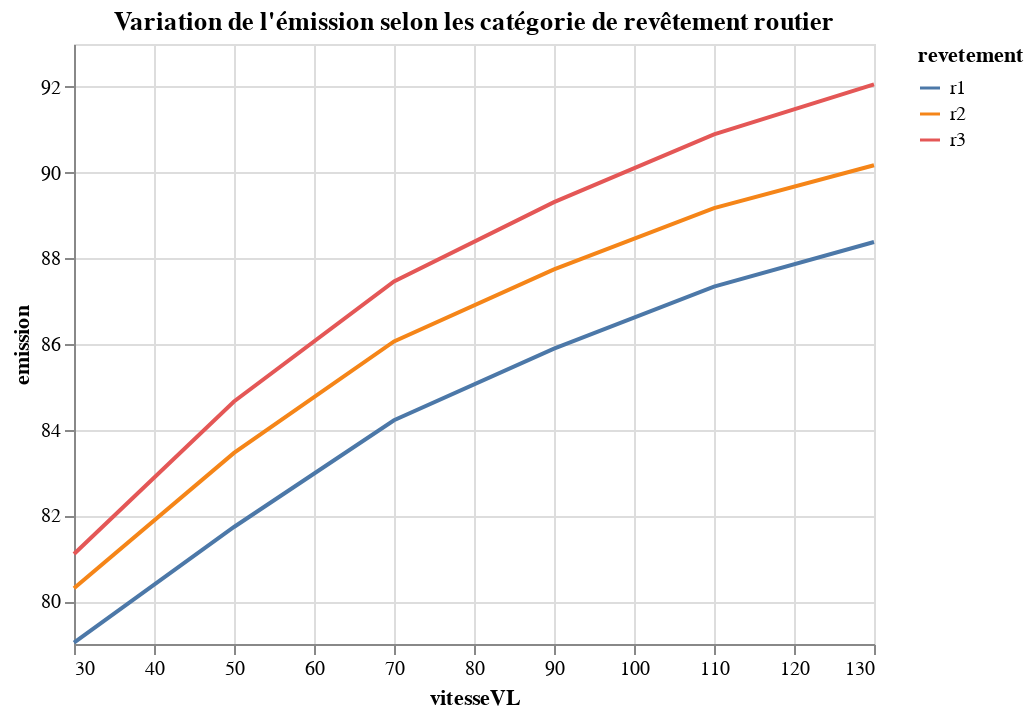

Here is the notebook cell this chart was saved with:
### Code cell
# impact des revetement. Attention, en vrai ça dépend aussi de l'age du revetement
listeTrafic = ([(1000, 100, f'Vvl50_Vpl50_{r}', 50, 50, r) for r in ('r1', 'r2', 'r3')],
               [(1000, 100, f'Vvl30_Vpl30_{r}', 30, 30, r) for r in ('r1', 'r2', 'r3')],
               [(1000, 100, f'Vvl70_Vpl70_{r}', 70, 70, r) for r in ('r1', 'r2', 'r3')],
               [(1000, 100, f'Vvl90_Vpl80_{r}', 90, 80, r) for r in ('r1', 'r2', 'r3')],
               [(1000, 100, f'Vvl110_Vpl90_{r}', 110, 90, r) for r in ('r1', 'r2', 'r3')],
               [(1000, 100, f'Vvl130_Vpl90_{r}', 130, 90, r) for r in ('r1', 'r2', 'r3')])
dfEmission = pd.concat([pd.DataFrame(listeTrafic[i], columns=['debitVL', 'debitPL', 'typeGraph', 'vitesseVL', 'vitessePL', 'revetement']) for i in range(6)])
dfEmission['emission'] = dfEmission.apply(lambda x: Emission.Route(x.debitVL, x.debitPL, x.vitesseVL, x.vitessePL, categorieRevt=x.revetement).lwm, axis=1)
alt.Chart(dfEmission, title="Variation de l'émission selon les catégorie de revêtement routier").mark_line().encode(
    x='vitesseVL',
    y=alt.Y('emission', scale=alt.Scale(zero=False)),
    color='revetement')

### Figure 1 — Vega-Lite specification as saved in the notebook (floating-point values rounded to 4 significant figures)
{"config": {"view": {"continuousWidth": 400, "continuousHeight": 300}}, "data": {"name": "data-846a32a7ffba9f32c2b63a194edc6cdc"}, "mark": "line", "encoding": {"color": {"field": "revetement", "type": "nominal"}, "x": {"field": "vitesseVL", "type": "quantitative"}, "y": {"field": "emission", "scale": {"zero": false}, "type": "quantitative"}}, "title": "Variation de l'émission selon les catégorie de revêtement routier", "$schema": "https://vega.github.io/schema/vega-lite/v4.17.0.json", "datasets": {"data-846a32a7ffba9f32c2b63a194edc6cdc": [{"debitVL": 1000, "debitPL": 100, "typeGraph": "Vvl50_Vpl50_r1", "vitesseVL": 50, "vitessePL": 50, "revetement": "r1", "emission": 81.73}, {"debitVL": 1000, "debitPL": 100, "typeGraph": "Vvl50_Vpl50_r2", "vitesseVL": 50, "vitessePL": 50, "revetement": "r2", "emission": 83.46}, {"debitVL": 1000, "debitPL": 100, "typeGraph": "Vvl50_Vpl50_r3", "vitesseVL": 50, "vitessePL": 50, "revetement": "r3", "emission": 84.66}, {"debitVL": 1000, "debitPL": 100, "typeGraph": "Vvl30_Vpl30_r1", "vitesseVL": 30, "vitessePL": 30, "revetement": "r1", "emission": 79.03}, {"debitVL": 1000, "debitPL": 100, "typeGraph": "Vvl30_Vpl30_r2", "vitesseVL": 30, "vitessePL": 30, "revetement": "r2", "emission": 80.3}, {"debitVL": 1000, "debitPL": 100, "typeGraph": "Vvl30_Vpl30_r3", "vitesseVL": 30, "vitessePL": 30, "revetement": "r3", "emission": 81.1}, {"debitVL": 1000, "debitPL": 100, "typeGraph": "Vvl70_Vpl70_r1", "vitesseVL": 70, "vitessePL": 70, "revetement": "r1", "emission": 84.22}, {"debitVL": 1000, "debitPL": 100, "typeGraph": "Vvl70_Vpl70_r2", "vitesseVL": 70, "vitessePL": 70, "revetement": "r2", "emission": 86.06}, {"debitVL": 1000, "debitPL": 100, "typeGraph": "Vvl70_Vpl70_r3", "vitesseVL": 70, "vitessePL": 70, "revetement": "r3", "emission": 87.46}, {"debitVL": 1000, "debitPL": 100, "typeGraph": "Vvl90_Vpl80_r1", "vitesseVL": 90, "vitessePL": 80, "revetement": "r1", "emission": 85.89}, {"debitVL": 1000, "debitPL": 100, "typeGraph": "Vvl90_Vpl80_r2", "vitesseVL": 90, "vitessePL": 80, "revetement": "r2", "emission": 87.74}, {"debitVL": 1000, "debitPL": 100, "typeGraph": "Vvl90_Vpl80_r3", "vitesseVL": 90, "vitessePL": 80, "revetement": "r3", "emission": 89.31}, {"debitVL": 1000, "debitPL": 100, "typeGraph": "Vvl110_Vpl90_r1", "vitesseVL": 110, "vitessePL": 90, "revetement": "r1", "emission": 87.34}, {"debitVL": 1000, "debitPL": 100, "typeGraph": "Vvl110_Vpl90_r2", "vitesseVL": 110, "vitessePL": 90, "revetement": "r2", "emission": 89.17}, {"debitVL": 1000, "debitPL": 100, "typeGraph": "Vvl110_Vpl90_r3", "vitesseVL": 110, "vitessePL": 90, "revetement": "r3", "emission": 90.89}, {"debitVL": 1000, "debitPL": 100, "typeGraph": "Vvl130_Vpl90_r1", "vitesseVL": 130, "vitessePL": 90, "revetement": "r1", "emission": 88.38}, {"debitVL": 1000, "debitPL": 100, "typeGraph": "Vvl130_Vpl90_r2", "vitesseVL": 130, "vitessePL": 90, "revetement": "r2", "emission": 90.17}, {"debitVL": 1000, "debitPL": 100, "typeGraph": "Vvl130_Vpl90_r3", "vitesseVL": 130, "vitessePL": 90, "revetement": "r3", "emission": 92.06}]}}
